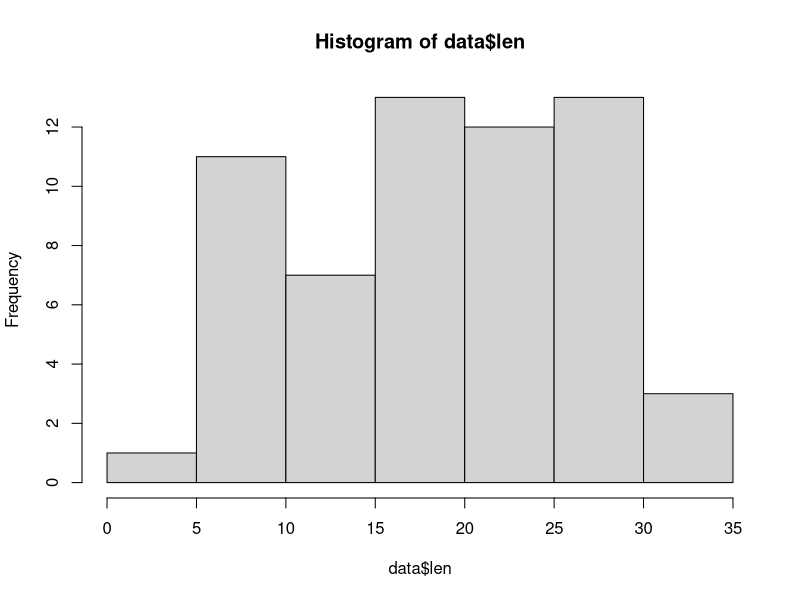

This chart was generated by the following R code: (Note: this script raises an error after producing the figure.)
# Ian Castillo Rosales
# Project - Statistical Inference - Data Science Specialization
# 10102014

# Set my working directory
setwd("~/Desktop/repos/datasciencecoursera/Statistical Inference")
library(datasets)
data(ToothGrowth)

data <- ToothGrowth
str(data)

summary(data$len)
hist(data$len)

table(data$supp)
table(data$dose)

t.test(data)